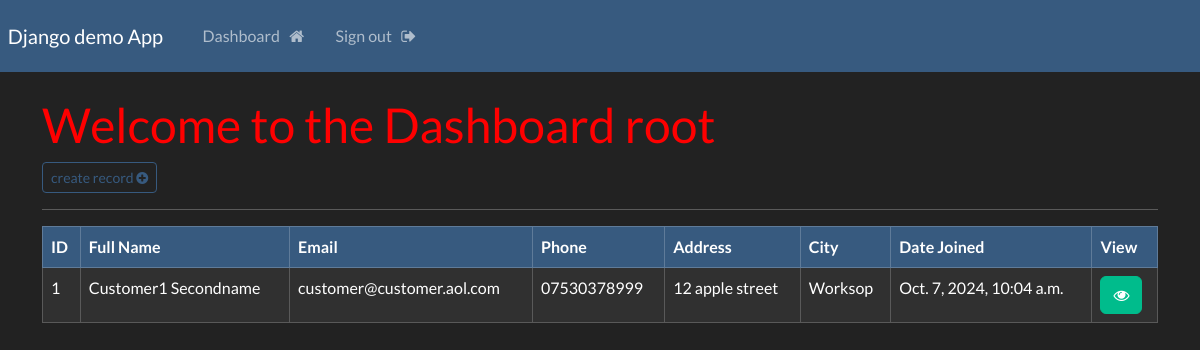
Before: /dashboard (signed in) with the older database file.
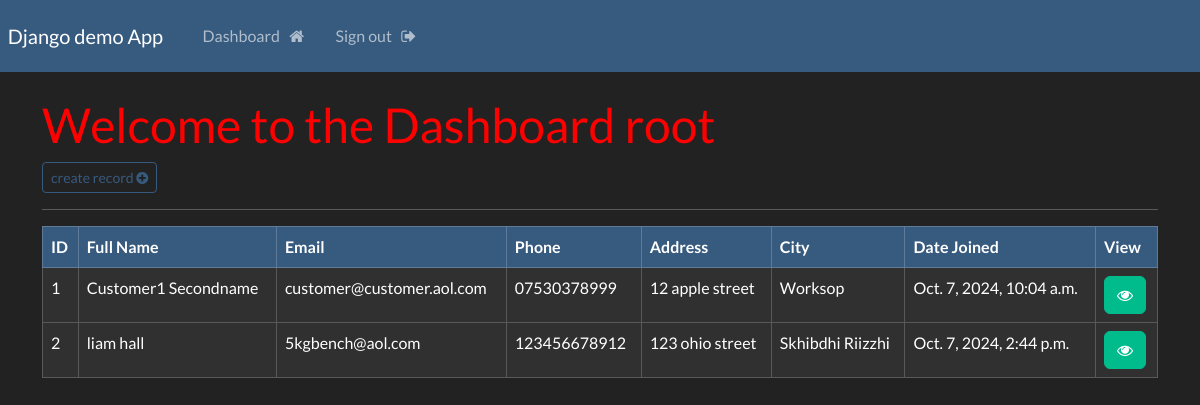
After: the same page with the newer database file.
### website/models.py (models this page shows, shortened)
class Record(models.Model):
    creation_data = models.DateTimeField(auto_now_add = True)
    first_name = models.CharField(max_length = 100)
    last_name = models.CharField(max_length = 100)
    email = models.CharField(max_length = 255)
    phone = models.CharField(max_length = 20)
    address = models.CharField(max_length = 255)
    city = models.CharField(max_length = 255)

### website/views.py (the view)
# urls.py: path('dashboard', views.dashboard, name="dashboard"),
@login_required(login_url='my-login')
def dashboard(request):
    my_records = Record.objects.all()
    context = {'records' : my_records}
    return render(request, 'website/dashboard.html', context=context)

### website/templates/website/dashboard.html
{% extends 'website/base.html' %}
{% block content %}
    <h1> Welcome to the Dashboard {{user}}</h1>
    <a class="btn btn-outline-primary btn-sm" href="{% url 'create-record' %}"> create record <i class="fa fa-plus-circle" aria-hidden="true"></i>
    </a>
    <br>
    <hr>
    <table class="table table-dark table-hover table-bordered">
        <thead class="table-primary">
            <tr>
                <th scope="col"> ID </th>
                <th scope="col"> Full Name </th>
                <th scope="col"> Email </th>
                <th scope="col"> Phone </th>
                <th scope="col"> Address </th>
                <th scope="col"> City </th>
                <th scope="col"> Date Joined </th>
                <th scope="col"> View </th>
            </tr>
        </thead>
        <tbody>
        {% if records %}
            {% for record in records%}
            <tr>
                <td> {{record.id}} </td>
                <td> {{record.first_name}} {{record.last_name}} </td>
                <td> {{record.email}} </td>
                <td> {{record.phone}} </td>
                <td> {{record.address}} </td>
                <td> {{record.city}} </td>
                <td> {{record.creation_data}} </td>
                <td> <a class="btn btn-success btn-small" href={% url 'record' record.id %}>
                    <i class="fa fa-eye" aria-hidden="true"></i>
                </a> </td>
            </tr>
            {% endfor %}
        {% endif %}
        </tbody>
    </table>
{% endblock %}

Changed rows visible on the page:
added Record: id "2", first_name "liam", last_name "hall", email "5kgbench@aol.com", phone "123456678912", address "123 ohio street", city "Skhibdhi Riizzhi", creation_data "Oct. 7, 2024, 2:44 p.m."
